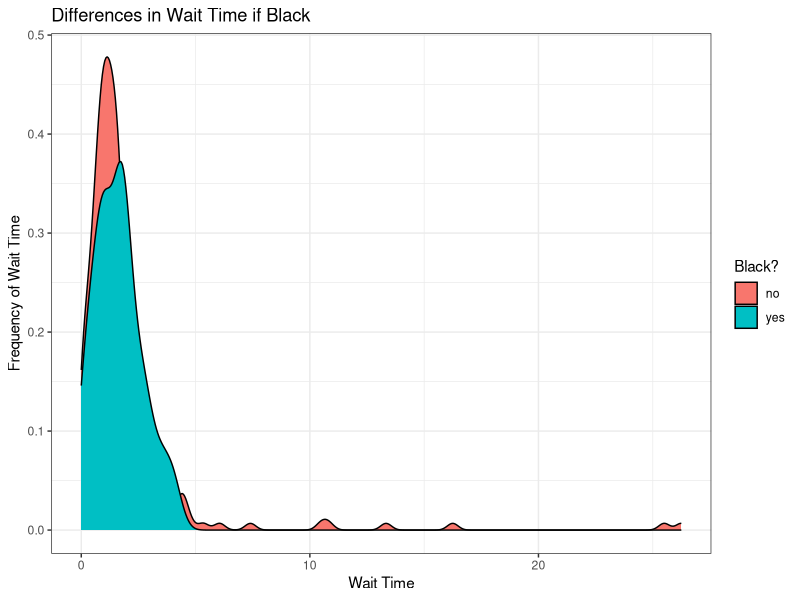
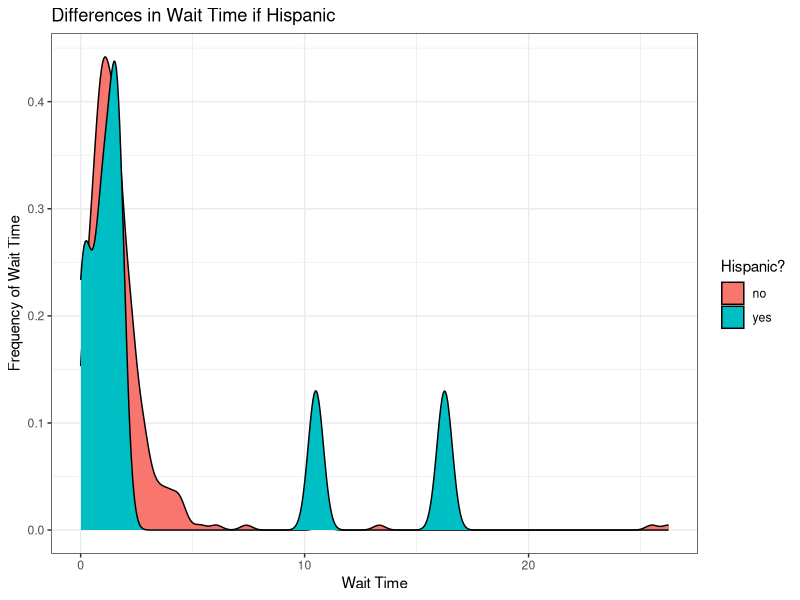
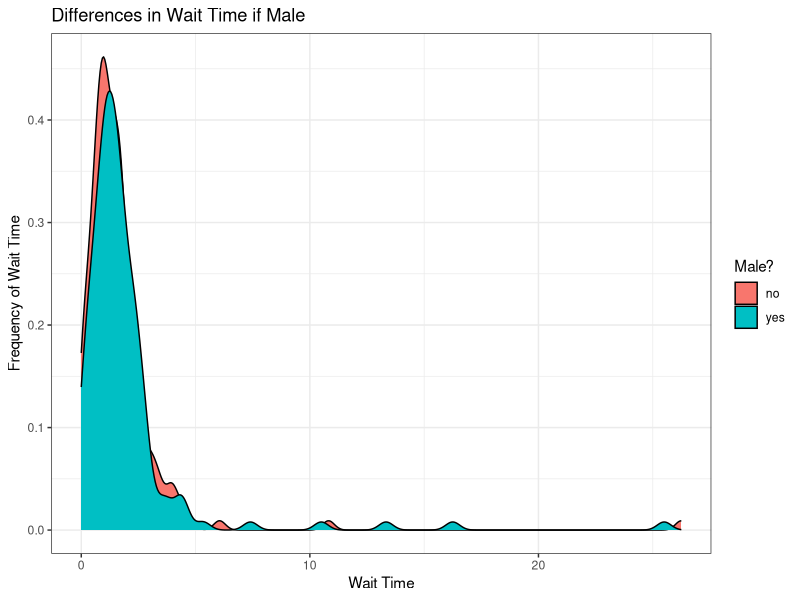
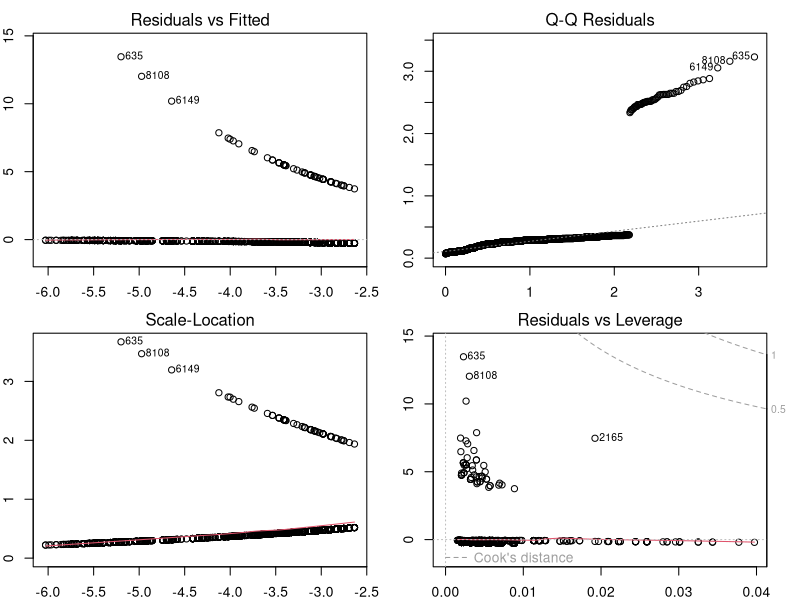
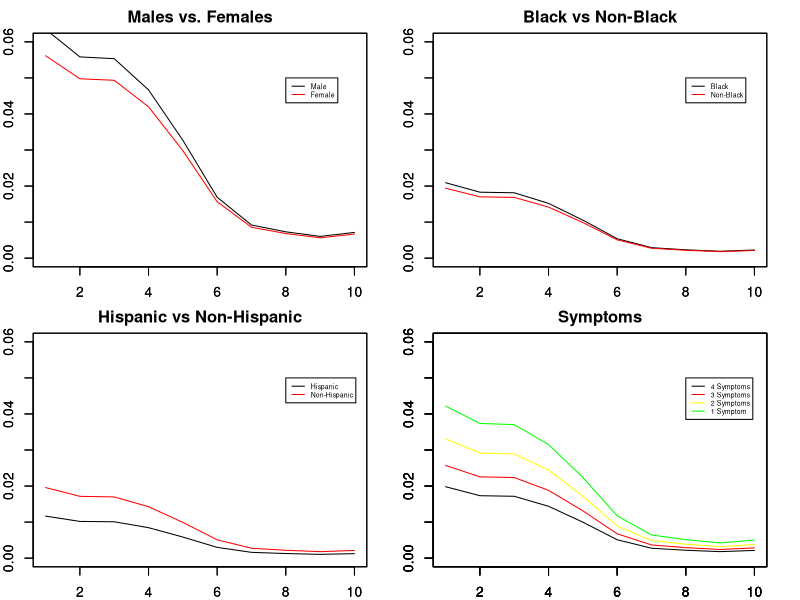

These figures' R source, in order:
## ---- chunk 1
knitr::opts_chunk$set(fig.width=5, fig.height=3) 
library(dplyr)
library(magrittr)
library(knitr)
library(ggplot2)
## ---- chunk 2
kelly <- read.table("kellydat.txt", header = T)
kelly <- kelly %>% mutate(count_sn = sn1 + sn2*2 + sn3*3 + all4*4) %>% select(-c(sn1, sn2, sn3, all4))
## ---- chunk 3

ggplot(kelly, aes(nctdel, group = factor(black), fill = factor(black,labels=c("no", "yes"))),alpha=0.5, adjust=2) + geom_density() + theme_bw() + xlab("Wait Time") + ylab("Frequency of Wait Time") + labs(fill = "Black?") + ggtitle("Differences in Wait Time if Black")
## ---- chunk 4
ggplot(kelly, aes(nctdel, group = factor(hisp), fill = factor(hisp,labels=c("no", "yes"))),alpha=0.5, adjust=2) + geom_density() + theme_bw() + xlab("Wait Time") + ylab("Frequency of Wait Time") + labs(fill = "Hispanic?") + ggtitle("Differences in Wait Time if Hispanic")
## ---- chunk 5
ggplot(kelly, aes(nctdel, group = factor(male), fill = factor(male,labels=c("no", "yes"))),alpha=0.5, adjust=2) + geom_density() + theme_bw() + xlab("Wait Time") + ylab("Frequency of Wait Time") + labs(fill = "Male?") + ggtitle("Differences in Wait Time if Male")
## ---- chunk 6
# set up the kernels
#bin <- cut(kelly$nctdel, c(-Inf,seq(0,26,.3),Inf))
quants <- quantile(kelly$nctdel, probs = seq(0,1,length.out = 10))
bin <- cut(kelly$nctdel, c(-1,quants))
levels(bin) <- seq(1:nlevels(bin))
## ---- chunk 7
# instantiate data
times <- as.numeric(bin)
total_bins <- max(times)
censored <- kelly$fail
charac <- kelly %>% select(-c(nctdel, fail))
# example transformation
# transformation function

transformation <- function(time, censored, total_bins) {
  y <- rep(0,time)
  if(!censored) {
    y[time] <- 1
  }
  
  # if you are doing kernel regression then you will calculate X differently here (using the kernels)
  X <- array(0, dim=c(time, total_bins))
  diag(X) <- 1
  
  return(data.frame(y,X))
}
# apply the transformation to the data set
d <- transformation(times[1], censored[1], total_bins)
for(i in 2:length(times)) {
  d <- rbind(d, transformation(times[i], censored[i], total_bins))
}
# fit a model
#m <- glm(y ~ 0 + ., data=d, family="binomial")
#summary(m)

#beta <- coef(m)
#hazard <- exp(beta)/(1+exp(beta))
#plot(1:total_bins, hazard, type='l')

# this is pretty ugly. Let's smooth it out with kernel regression.
# set up the kernels
kernels <- 4
tau <- seq(from=1, to=total_bins, length.out = kernels)
sigma <- (tau[2]-tau[1])/2
# we're going to pre-calculate a bunch of kernel weights
# each row is one bin, the columns are the kernel weights for that bin
kernel.weights <- matrix(dnorm(rep(1:10,kernels),rep(tau,each=10),sigma), ncol=kernels)
# now we'll create a new transform function
kernel.transformation <- function(time, censored, other_cov, total_bins) {
  y <- rep(0,time)
  if(!censored) {
    y[time] <- 1
  }
  
  # X has kernel weights instead of the bin indicators that it had before
  X <- array(kernel.weights[1:time,],dim=c(time,kernels))
  X <- cbind(X, other_cov)
  
  return(data.frame(y,X))
}

d2 <- NULL
d2 <- kernel.transformation(times[1], censored[1], charac[1,],total_bins)
for(i in 2:length(times)) {
  d2 <- rbind(d2, kernel.transformation(times[i], censored[i], charac[i,], total_bins))
}

# fit a model
m2 <- glm(y ~ 0 + ., data=d2, family="binomial")
## ---- chunk 8
par(mar=c(2,2,2,2))
par(mfrow = c(2,2))
plot(m2)
## ---- chunk 9
X.test <- data.frame(d2) %>% select(-y)
kern.pred <- round(predict.glm(m2, newdata = data.frame(d2), type = 'response'))
m = mean(kern.pred == d2$y)
## ---- chunk 10
knitr::opts_chunk$set(fig.width=5, fig.height=3) 
##select rows in d2
##first one to test is only black--> use as baseline?

haz_charac_base <- charac[1:10,] %>% mutate(male = 0, black = 0, hisp = 0, count_sn = 0) #female, not black or hispanic, no symptoms
haz_charac_1 <- charac[1:10,] %>% mutate(male = 1, black = 0, hisp = 0, count_sn = 0)

hazard.logodds_base <- predict(m2, newdata = data.frame(cbind(kernel.weights, haz_charac_base)))
hazard.logodds_1 <- predict(m2, newdata = data.frame(cbind(kernel.weights, haz_charac_1)))
###change to assess different survival functions

hazard2_base <- exp(hazard.logodds_base)/(1+exp(hazard.logodds_base))
hazard2_1 <- exp(hazard.logodds_1)/(1+exp(hazard.logodds_1))
hazard2_1 <- hazard2_1*(1-hazard2_base)

plot(1:total_bins, hazard2_base, type='l', col = "black", ylim=(c(0,0.06)), ylab = "hazard", xlab = "time bins")
par(new=T)
plot(1:total_bins, hazard2_1, col = "red",type='l', ylim=(c(0,0.06)), xlab = "time bins", ylab = "hazard", main = "Males vs. Females", sub = "With No Symptoms, Neither Black nor Hispanic")
legend(8,0.05, legend=c("Male", "Female"), col=c("black", "red"), lty = c(1,1), cex=0.5)
## ---- chunk 11
##select rows in d2
##first one to test is only black--> use as baseline?

haz_charac_base <- charac[1:10,] %>% mutate(male = 1, black = 1, hisp = 0, count_sn = 4) #male, black,4 symptoms
haz_charac_1 <- charac[1:10,] %>% mutate(male = 1, black = 0, hisp = 0, count_sn = 4)

hazard.logodds_base <- predict(m2, newdata = data.frame(cbind(kernel.weights, haz_charac_base)))
hazard.logodds_1 <- predict(m2, newdata = data.frame(cbind(kernel.weights, haz_charac_1)))
###change to assess different survival functions

hazard2_base <- exp(hazard.logodds_base)/(1+exp(hazard.logodds_base))
hazard2_1 <- exp(hazard.logodds_1)/(1+exp(hazard.logodds_1))
hazard2_1 <- hazard2_1*(1-hazard2_base)

plot(1:total_bins, hazard2_base, type='l', col = "black", ylim=(c(0,0.06)), ylab = "hazard", xlab = "time bins")
par(new=T)
plot(1:total_bins, hazard2_1, col = "red",type='l', ylim=(c(0,0.06)), xlab = "time bins", ylab = "hazard", main = "Black vs Non-Black", sub = "With 4 Symptoms, Male, Non-Hispanic")
legend(8,0.05, legend=c("Black", "Non-Black"), col=c("black", "red"), lty = c(1,1), cex=0.5)
## ---- chunk 12
##select rows in d2
##first one to test is only black--> use as baseline?

haz_charac_base <- charac[1:10,] %>% mutate(male = 1, black = 0, hisp = 1, count_sn = 4) #male, black,4 symptoms
haz_charac_1 <- charac[1:10,] %>% mutate(male = 1, black = 0, hisp = 0, count_sn = 4)

hazard.logodds_base <- predict(m2, newdata = data.frame(cbind(kernel.weights, haz_charac_base)))
hazard.logodds_1 <- predict(m2, newdata = data.frame(cbind(kernel.weights, haz_charac_1)))
###change to assess different survival functions

hazard2_base <- exp(hazard.logodds_base)/(1+exp(hazard.logodds_base))
hazard2_1 <- exp(hazard.logodds_1)/(1+exp(hazard.logodds_1))
hazard2_1 <- hazard2_1*(1-hazard2_base)

plot(1:total_bins, hazard2_base, type='l', col = "black", ylim=(c(0,0.06)), ylab = "hazard", xlab = "time bins")
par(new=T)
plot(1:total_bins, hazard2_1, col = "red",type='l', ylim=(c(0,0.06)), xlab = "time bins", ylab = "hazard", main = "Hispanic vs Non-Hispanic", sub = "With 4 Symptoms, Male, Non-Black")
legend(8,0.05, legend=c("Hispanic", "Non-Hispanic"), col=c("black", "red"), lty = c(1,1), cex=0.5)
## ---- chunk 13
##select rows in d2
##first one to test is only black--> use as baseline?

haz_charac_base <- charac[1:10,] %>% mutate(male = 1, black = 0, hisp = 0, count_sn = 4) #male, black,4 symptoms
haz_charac_1 <- charac[1:10,] %>% mutate(male = 1, black = 0, hisp = 0, count_sn = 3)
haz_charac_2 <- charac[1:10,] %>% mutate(male = 1, black = 0, hisp = 0, count_sn = 2)
haz_charac_3 <- charac[1:10,] %>% mutate(male = 1, black = 0, hisp = 0, count_sn = 1)

hazard.logodds_base <- predict(m2, newdata = data.frame(cbind(kernel.weights, haz_charac_base)))
hazard.logodds_1 <- predict(m2, newdata = data.frame(cbind(kernel.weights, haz_charac_1)))
hazard.logodds_2 <- predict(m2, newdata = data.frame(cbind(kernel.weights, haz_charac_2)))
hazard.logodds_3 <- predict(m2, newdata = data.frame(cbind(kernel.weights, haz_charac_3)))
###change to assess different survival functions

hazard2_base <- exp(hazard.logodds_base)/(1+exp(hazard.logodds_base))
hazard2_1 <- exp(hazard.logodds_1)/(1+exp(hazard.logodds_1))
hazard2_1 <- hazard2_1*(1-hazard2_base)
hazard2_2 <- exp(hazard.logodds_2)/(1+exp(hazard.logodds_2))
hazard2_2 <- hazard2_2*(1-hazard2_base)*(1-hazard2_1)
hazard2_3 <- exp(hazard.logodds_3)/(1+exp(hazard.logodds_3))
hazard2_3 <- hazard2_3*(1-hazard2_base)*(1-hazard2_1)*(1-hazard2_2)

plot(1:total_bins, hazard2_base, type='l', col = "black", ylim=(c(0,0.06)), ylab = "hazard", xlab = "time bins")
par(new=T)
plot(1:total_bins, hazard2_1, type='l', col = "red", ylim=(c(0,0.06)), ylab = "hazard", xlab = "time bins")
par(new=T)
plot(1:total_bins, hazard2_2, type='l', col = "yellow", ylim=(c(0,0.06)), ylab = "hazard", xlab = "time bins")
par(new = T)
plot(1:total_bins, hazard2_3, col = "green",type='l', ylim=(c(0,0.06)), xlab = "time bins", ylab = "hazard", main = "Symptoms", sub = "With Male, Non-Black, Non-Hispanic")

legend(8,0.05, legend=c("4 Symptoms", "3 Symptoms", "2 Symptoms", "1 Symptom"), col=c("black", "red", "yellow", "green"), lty = c(1,1), cex=0.5)
## ---- chunk 14
summary(m2)
